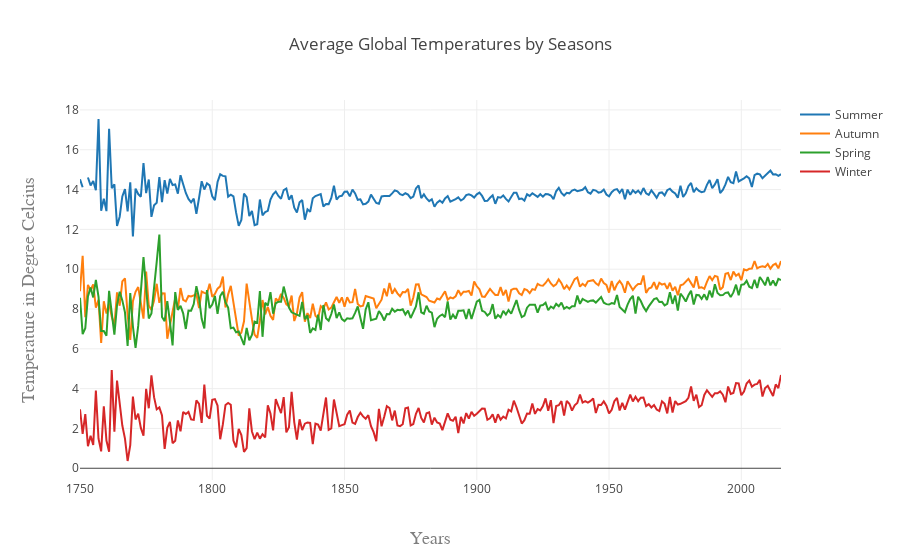

Write notebook code for a chart like this one.
### Code cell
trace0=go.Scatter(
    x=years_list,
    y=summer_temps,
    mode='lines',
    name = "Summer"
    )

trace1=go.Scatter(
    x=years_list,
    y=autumn_temps,
    mode='lines',
    name = "Autumn"
    )

trace2=go.Scatter(
    x=years_list,
    y=spring_temps,
    mode='lines',
    name = "Spring"
    )

trace3=go.Scatter(
    x=years_list,
    y=winter_temps,
    mode='lines',
    name = "Winter"
    )


data=[trace0,trace1,trace2, trace3]


layout = go.Layout(
    title='Average Global Temperatures by Seasons',
    xaxis=dict(
        title='Years',
        titlefont=dict(
            family='Courier New, monospace',
            size=18,
            color='#7f7f7f'
        )
    ),
    yaxis=dict(
        title='Temperature in Degree Celcius',
        titlefont=dict(
            family='Courier New, monospace',
            size=18,
            color='#7f7f7f'
        )
    )
)
figure=go.Figure(data=data,layout=layout)
py.iplot(figure, filename='line-mode')

### Figure 1 — Plotly figure (JSON) as saved in the notebook; plotly's stock layout.template omitted (floating-point values rounded to 4 significant figures; data arrays with more than 128 entries replaced by an {"elided": "..."} marker saying what was removed)
{"data": [{"mode": "lines", "name": "Summer", "type": "scatter", "uid": "05509146-1384-4676-9236-331e9d732a4d", "x": {"elided": "266 int values"}, "y": {"elided": "266 float values"}}, {"mode": "lines", "name": "Autumn", "type": "scatter", "uid": "1c4d2137-3235-4776-beca-807fab029685", "x": {"elided": "266 int values"}, "y": {"elided": "266 float values"}}, {"mode": "lines", "name": "Spring", "type": "scatter", "uid": "880aedc4-edf0-4fea-bebf-df958fb20c78", "x": {"elided": "266 int values"}, "y": {"elided": "266 float values"}}, {"mode": "lines", "name": "Winter", "type": "scatter", "uid": "df8cb9a8-6810-44cf-acd8-93ab950cb759", "x": {"elided": "266 int values"}, "y": {"elided": "266 float values"}}], "layout": {"title": "Average Global Temperatures by Seasons", "xaxis": {"title": "Years", "titlefont": {"color": "#7f7f7f", "family": "Courier New, monospace", "size": 18}}, "yaxis": {"title": "Temperature in Degree Celcius", "titlefont": {"color": "#7f7f7f", "family": "Courier New, monospace", "size": 18}}}}
